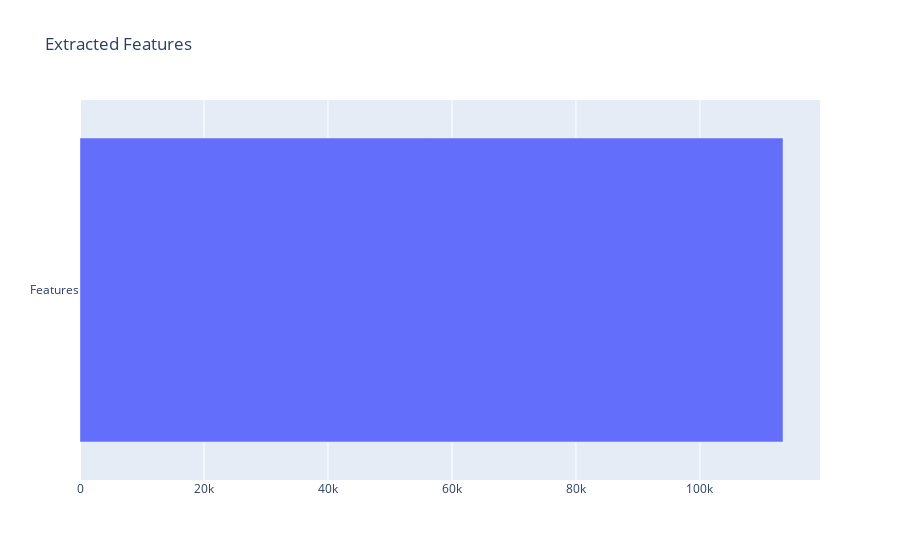

The notebook cell this image was saved under:
### Code cell
import plotly.graph_objects as go

# Define data
labels = ['Features']
values = [113400]

# Create horizontal bar chart
fig = go.Figure(data=[go.Bar(y=labels, x=values, orientation='h')])

# Update layout
fig.update_layout(title_text='Extracted Features')

# Show the chart
fig.show()

### Figure 1 — Plotly figure (JSON) as saved in the notebook; plotly's stock layout.template omitted (floating-point values rounded to 4 significant figures)
{"data": [{"orientation": "h", "type": "bar", "x": [113400], "y": ["Features"]}], "layout": {"autosize": true, "title": {"text": "Extracted Features"}, "xaxis": {"autorange": true, "range": [0, 119400.0], "type": "linear"}, "yaxis": {"autorange": true, "range": [-0.5, 0.5], "type": "category"}}}
